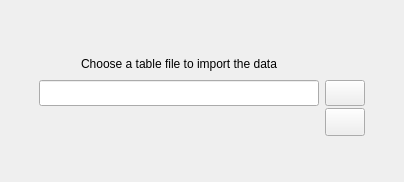
        <widget class="QWidget" name="tab_tabular_data">
         <attribute name="title">
          <string>Tabular data</string>
         </attribute>
         <layout class="QGridLayout" name="gridLayout_3">
          <property name="leftMargin">
           <number>2</number>
          </property>
          <property name="topMargin">
           <number>6</number>
          </property>
          <property name="rightMargin">
           <number>2</number>
          </property>
          <property name="bottomMargin">
           <number>6</number>
          </property>
          <property name="spacing">
           <number>2</number>
          </property>
          <item row="3" column="0">
           <spacer name="verticalSpacer_4">
            <property name="orientation">
             <enum>Qt::Vertical</enum>
            </property>
            <property name="sizeHint" stdset="0">
             <size>
              <width>20</width>
              <height>40</height>
             </size>
            </property>
           </spacer>
          </item>
          <item row="0" column="0">
           <spacer name="verticalSpacer_3">
            <property name="orientation">
             <enum>Qt::Vertical</enum>
            </property>
            <property name="sizeHint" stdset="0">
             <size>
              <width>20</width>
              <height>40</height>
             </size>
            </property>
           </spacer>
          </item>
          <item row="1" column="0">
           <widget class="QFrame" name="frame_9">
            <property name="minimumSize">
             <size>
              <width>260</width>
              <height>0</height>
             </size>
            </property>
            <property name="maximumSize">
             <size>
              <width>400</width>
              <height>100</height>
             </size>
            </property>
            <property name="frameShape">
             <enum>QFrame::NoFrame</enum>
            </property>
            <property name="frameShadow">
             <enum>QFrame::Raised</enum>
            </property>
            <layout class="QGridLayout" name="gridLayout_2">
             <property name="leftMargin">
              <number>0</number>
             </property>
             <property name="topMargin">
              <number>4</number>
             </property>
             <property name="rightMargin">
              <number>0</number>
             </property>
             <property name="bottomMargin">
              <number>0</number>
             </property>
             <property name="horizontalSpacing">
              <number>6</number>
             </property>
             <property name="verticalSpacing">
              <number>2</number>
             </property>
             <item row="1" column="2">
              <widget class="QPushButton" name="pushButton_load_table">
               <property name="enabled">
                <bool>true</bool>
               </property>
               <property name="sizePolicy">
                <sizepolicy hsizetype="Expanding" vsizetype="Fixed">
                 <horstretch>0</horstretch>
                 <verstretch>0</verstretch>
                </sizepolicy>
               </property>
               <property name="minimumSize">
                <size>
                 <width>40</width>
                 <height>26</height>
                </size>
               </property>
               <property name="maximumSize">
                <size>
                 <width>40</width>
                 <height>26</height>
                </size>
               </property>
               <property name="font">
                <font>
                 <family>MS Shell Dlg 2</family>
                 <pointsize>10</pointsize>
                 <weight>50</weight>
                 <italic>false</italic>
                 <bold>false</bold>
                </font>
               </property>
               <property name="styleSheet">
                <string notr="true"/>
               </property>
               <property name="text">
                <string/>
               </property>
               <property name="icon">
                <iconset resource="../../../../icons/resources.qrc">
                 <normaloff>:/icons/document_search_blue.png</normaloff>:/icons/document_search_blue.png</iconset>
               </property>
               <property name="iconSize">
                <size>
                 <width>20</width>
                 <height>20</height>
                </size>
               </property>
              </widget>
             </item>
             <item row="1" column="0">
              <spacer name="horizontalSpacer_11">
               <property name="orientation">
                <enum>Qt::Horizontal</enum>
               </property>
               <property name="sizeHint" stdset="0">
                <size>
                 <width>40</width>
                 <height>20</height>
                </size>
               </property>
              </spacer>
             </item>
             <item row="1" column="4">
              <spacer name="horizontalSpacer_12">
               <property name="orientation">
                <enum>Qt::Horizontal</enum>
               </property>
               <property name="sizeHint" stdset="0">
                <size>
                 <width>40</width>
                 <height>20</height>
                </size>
               </property>
              </spacer>
             </item>
             <item row="1" column="1">
              <widget class="QLineEdit" name="lineEdit_table_path">
               <property name="enabled">
                <bool>true</bool>
               </property>
               <property name="minimumSize">
                <size>
                 <width>280</width>
                 <height>26</height>
                </size>
               </property>
               <property name="maximumSize">
                <size>
                 <width>280</width>
                 <height>26</height>
                </size>
               </property>
               <property name="font">
                <font>
                 <pointsize>9</pointsize>
                 <weight>50</weight>
                 <bold>false</bold>
                </font>
               </property>
               <property name="styleSheet">
                <string notr="true"/>
               </property>
               <property name="alignment">
                <set>Qt::AlignCenter</set>
               </property>
              </widget>
             </item>
             <item row="0" column="1">
              <widget class="QLabel" name="label_11">
               <property name="minimumSize">
                <size>
                 <width>0</width>
                 <height>28</height>
                </size>
               </property>
               <property name="maximumSize">
                <size>
                 <width>16777215</width>
                 <height>28</height>
                </size>
               </property>
               <property name="text">
                <string>Choose a table file to import the data</string>
               </property>
               <property name="alignment">
                <set>Qt::AlignCenter</set>
               </property>
              </widget>
             </item>
             <item row="2" column="2">
              <widget class="QPushButton" name="pushButton_change_frequency_setup">
               <property name="enabled">
                <bool>true</bool>
               </property>
               <property name="sizePolicy">
                <sizepolicy hsizetype="Expanding" vsizetype="Fixed">
                 <horstretch>0</horstretch>
                 <verstretch>0</verstretch>
                </sizepolicy>
               </property>
               <property name="minimumSize">
                <size>
                 <width>40</width>
                 <height>28</height>
                </size>
               </property>
               <property name="maximumSize">
                <size>
                 <width>40</width>
                 <height>28</height>
                </size>
               </property>
               <property name="font">
                <font>
                 <family>MS Shell Dlg 2</family>
                 <pointsize>10</pointsize>
                 <weight>50</weight>
                 <italic>false</italic>
                 <bold>false</bold>
                </font>
               </property>
               <property name="toolTip">
                <string>&lt;html&gt;&lt;head/&gt;&lt;body&gt;&lt;p&gt;Filter the frequency range of interest&lt;/p&gt;&lt;/body&gt;&lt;/html&gt;</string>
               </property>
               <property name="styleSheet">
                <string notr="true"/>
               </property>
               <property name="text">
                <string/>
               </property>
               <property name="icon">
                <iconset resource="../../../../icons/resources.qrc">
                 <normaloff>:/icons/recent.png</normaloff>:/icons/recent.png</iconset>
               </property>
               <property name="iconSize">
                <size>
                 <width>20</width>
                 <height>20</height>
                </size>
               </property>
              </widget>
             </item>
            </layout>
           </widget>
          </item>
         </layout>
        </widget>
